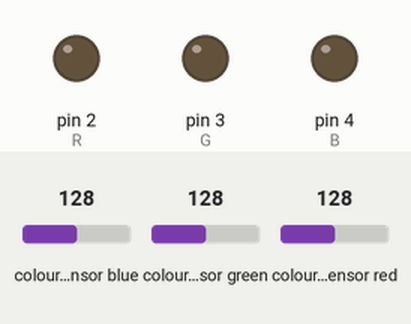
Recording of a sketch running on a simulated Arduino Uno, built with avr-gcc and run on an emulated ATmega328P. Parts: output pins drawn as LEDs (lit = HIGH). Wiring (inferred from the names in the program): TCS3200 colour sensor: output pin 10; S2 pin 12; S3 pin 11; S0 pin 8; S1 pin 6. The inputs (shaded band) are chosen by the test bench; at power-on: colour sensor blue 128, colour sensor green 128, colour sensor red 128. Pins used as bus, display or sensor lines are not drawn; what the sketch prints to the serial monitor is not drawn.

Above: at 1.2 s.
1.3 s: colour sensor blue set to 136
At 3.2 s:
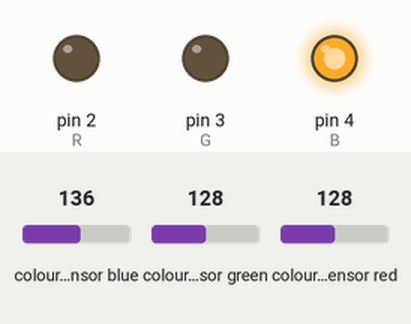
3.5 s: colour sensor green set to 132
At 5.5 s:
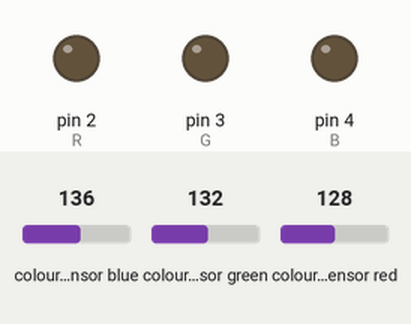
6.0 s: colour sensor red set to 134
7.7 s: colour sensor red set to 140
At 9.7 s:
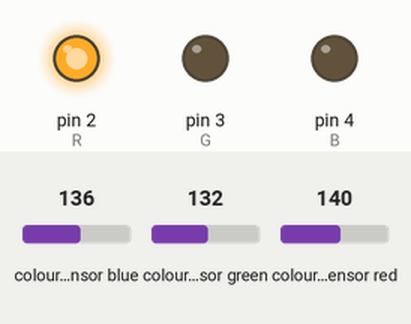
10.0 s: colour sensor red set to 5
At 11.5 s:
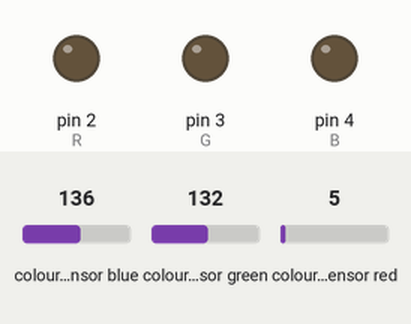
Timing chart, 0 to 13.0 s (numbered marks = the images above; inputs shaded):
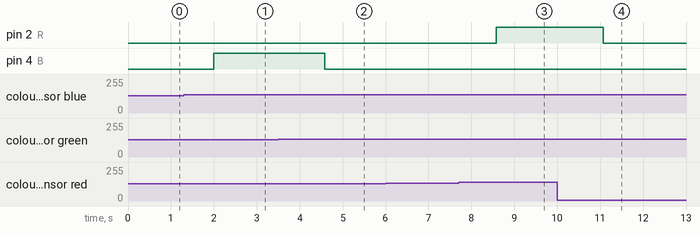

The sketch:

Color_Sensor.ino
```cpp
const int s0 = 8;
const int s1 = 6;
const int s2 = 12;
const int s3 = 11;
const int out = 10;
int R = 2;
int G =3;
int B = 4;
int red = 0;
int green = 0;
int blue = 0;
void setup() {
  // put your setup code here, to run once:
  Serial.begin(9600);
  pinMode(s0,OUTPUT);
  pinMode(s1,OUTPUT);
  pinMode(s2,OUTPUT);
  pinMode(s3,OUTPUT);
  pinMode(out,INPUT);
  pinMode(R, OUTPUT);
  pinMode(G, OUTPUT);
  pinMode(B, OUTPUT);
  digitalWrite(s1, HIGH);
}

void loop() {
  // put your main code here, to run repeatedly:
  color();
  Serial.print("R Intensity: ");
  Serial.print(red, DEC);
  Serial.print(" G Intensity: ");
  Serial.print(green, DEC);
  Serial.print(" B Intensity: ");
  Serial.print(blue, DEC);
  if (red < blue && red < green)
    {
        Serial.println("Red Color");
        digitalWrite(R, HIGH);
        digitalWrite(G, LOW);
        digitalWrite(B, LOW);
    }
  else if (red > blue && blue < green)
    {
        Serial.println("Blue Color");
        digitalWrite(R, LOW);
        digitalWrite(G, LOW);
        digitalWrite(B, HIGH);
    }
    else if (green < blue && red > green)
    {
        Serial.println("Green Color");
        digitalWrite(R, LOW);
        digitalWrite(G, HIGH);
        digitalWrite(B, LOW);
    }
    else
    {
        delay(1000);
        digitalWrite(R, LOW);
        digitalWrite(G, LOW);
        digitalWrite(B, LOW);
      }
      //delay(1000);
}
void color()
{
    digitalWrite(s2, LOW);
    digitalWrite(s3, LOW);
    red = pulseIn(out, digitalRead(out) == HIGH ? LOW : HIGH);
    digitalWrite(s3, HIGH);
    blue = pulseIn(out, digitalRead(out) == HIGH ? LOW : HIGH);
    digitalWrite(s2, HIGH);
    green = pulseIn(out, digitalRead(out) == HIGH ? LOW : HIGH);
  }
```

Measured:
- the behaviour switches between 131 and 132 on colour sensor blue (found by bisection; images 0 and 1)
- the behaviour switches between 131 and 132 on colour sensor green (found by bisection; images 1 and 2)
- the behaviour switches between 136 and 137 on colour sensor red (found by bisection; images 2 and 3)
- after the input at 1.3 s, pin 4 (B): LOW → HIGH after 0.70 s
- after the input at 3.5 s, pin 4 (B): HIGH → LOW after 1.1 s
- after the input at 6.0 s, every drawn part: stays the same
- after the input at 7.7 s, pin 2 (R): LOW → HIGH after 0.88 s
- after the input at 10.0 s, pin 2 (R): HIGH → LOW after 1.1 s
